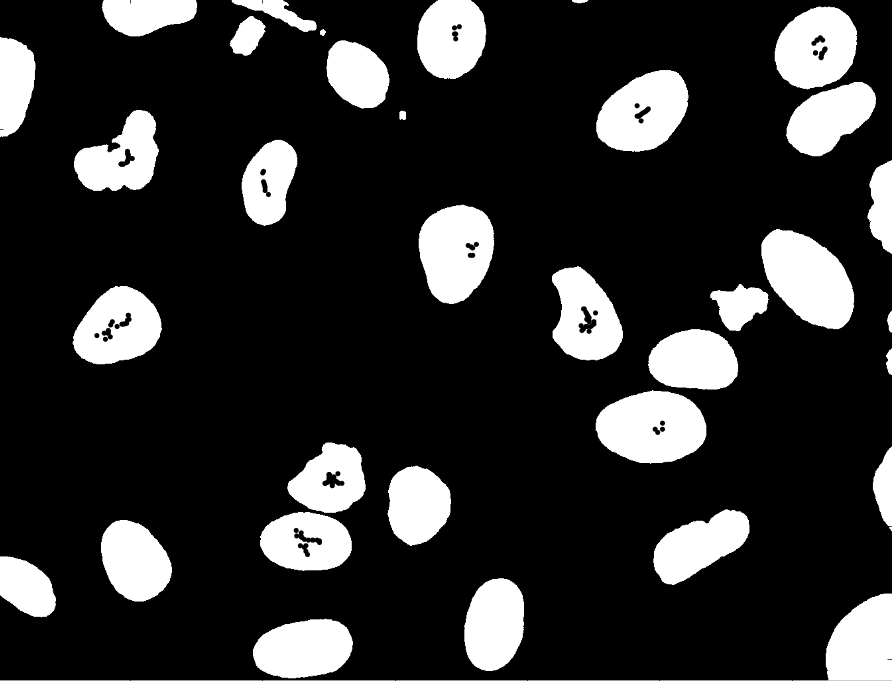
#> input picture img/cells_threshold.png, 892 x 681 px
$ python 06_Morphological_Operations.py
#> lines starting #> are read from the running program, lines starting #| are printed output that depends on the picture; after the words box and inside, x2 and y2 are one past the last pixel; in counts of white or black regions, pixels touching at a corner belong together
import numpy as np
import cv2 as cv
import matplotlib.pyplot as plt

original_img = cv.imread('./img/cells_threshold.png', 0)
#> original_img is the input picture: shape (681, 892); min 0, max 255, mean 46.2
ret, mask = cv.threshold(original_img, 25, 255, cv.THRESH_BINARY)
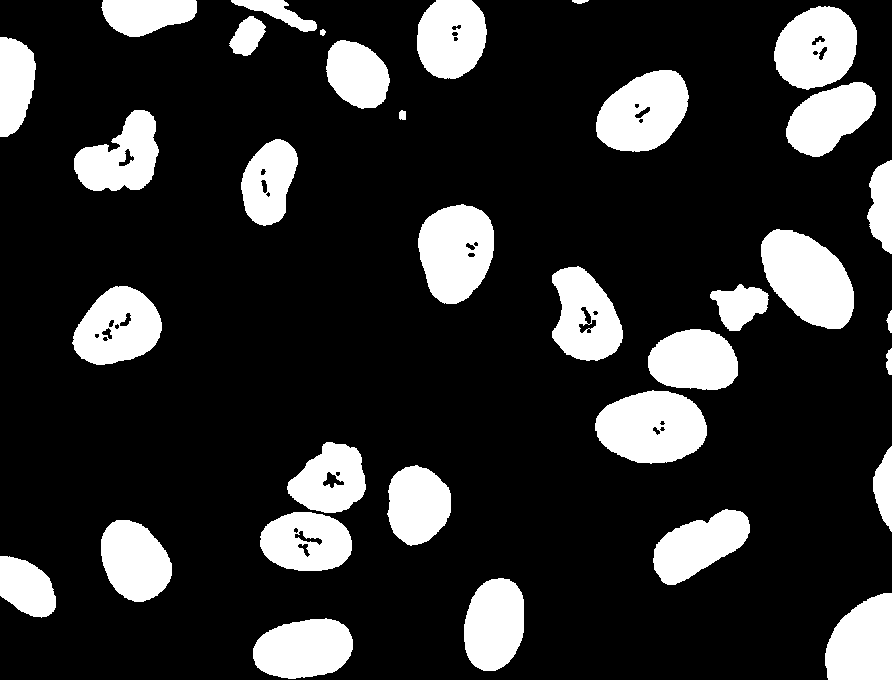
#> mask: shape (681, 892); 18.6% white; 34 white regions, largest, box (x1, y1, x2, y2) and area: (761, 229, 854, 329) 6366, (595, 390, 707, 464) 6266, (418, 204, 494, 304) 5768

# using Morphological to remove noise in image


# Erosion
''' Erodes away the boundaries of the foreground object.'''
kernel = np.ones((3,3), np.uint8)
# eroded_img1 = cv.erode(mask, kernel, iterations=1)
kerne2 = np.ones((5,5), np.uint8)
# eroded_img2 = cv.erode(mask, kernel, iterations=1)


# Dilation
''' Increases the white region in the image or the size of the foreground object.'''
# dilated_img = cv.dilate(mask, kernel, iterations=1)


# Closing =>
''' Closing is a dilation followed by an erosion. It is used to close small holes and gaps in the image,
particularly useful for filling small black regions in an otherwise white area. '''
# closed_img1 = cv.morphologyEx(mask, cv.MORPH_CLOSE, kernel )
# closed_img2 = cv.morphologyEx(mask, cv.MORPH_CLOSE, kerne2 )


# opening
'''Opening is an erosion followed by a dilation. It is useful for removing small objects from an image while
preserving the shape and size of larger objects in the image.'''
# opened_img1 = cv.morphologyEx(mask, cv.MORPH_OPEN, kernel)
# opened_img2 = cv.morphologyEx(mask, cv.MORPH_OPEN, kerne2)


# Gradient
''' the gradient refers to the difference between the dilation and erosion of an image.
It is used to highlight the edges of objects within an image'''
gradient1 = cv.morphologyEx(mask, cv.MORPH_GRADIENT, kernel)
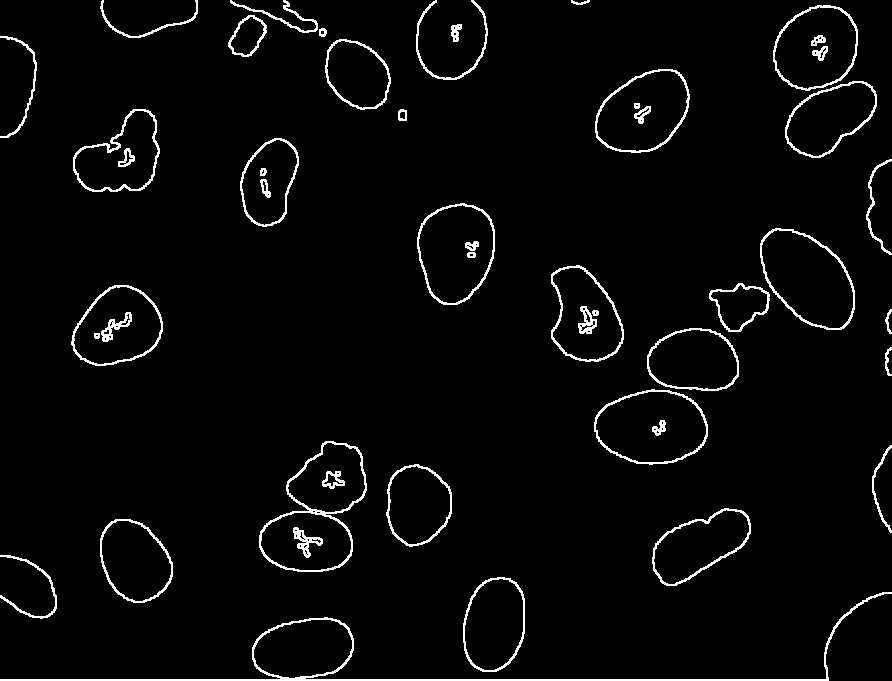
#> gradient1: shape (681, 892); 3.3% white in thin lines or dots
gradient2 = cv.morphologyEx(mask, cv.MORPH_GRADIENT, kerne2)
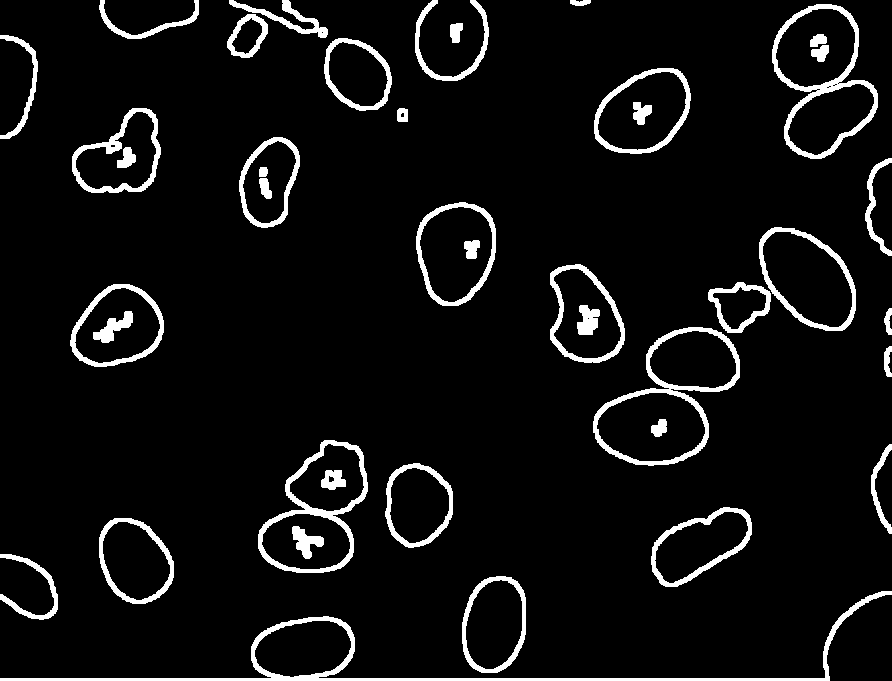
#> gradient2: shape (681, 892); 6.4% white; 42 white regions, largest, box (x1, y1, x2, y2) and area: (0, 591, 892, 681) 4319, (593, 327, 740, 466) 2704, (772, 4, 878, 159) 2663


fig, (ax1, ax2, ax3) = plt.subplots(nrows=1, ncols=3, figsize=(10, 20))
cmap_val = 'gray'
ax1.axis("off")
ax1.title.set_text('mask')
ax2.axis("off")
ax2.title.set_text('gradient1')
ax3.axis("off")
ax3.title.set_text('gradient2')
ax1.imshow(mask, cmap=cmap_val)
ax2.imshow(gradient1, cmap=cmap_val)
ax3.imshow(gradient2, cmap=cmap_val)
plt.show()
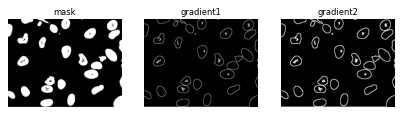
#> figure drawn by matplotlib, 3 panels
